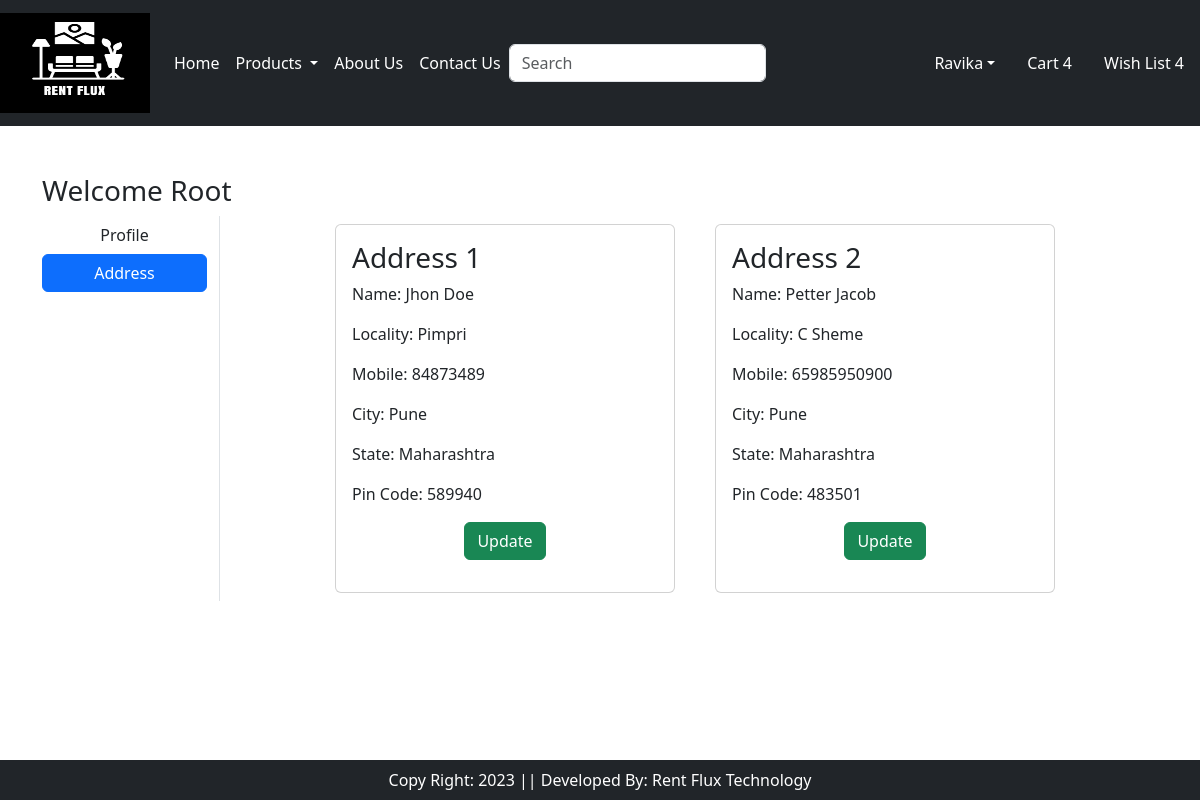
The page /address/ (signed in) on the database its author committed.
### app/models.py (models this page shows, shortened)
class Customer(models.Model):
    user = models.ForeignKey(User,on_delete=models.CASCADE)
    name = models.CharField(max_length=200)
    locality = models.CharField(max_length=200)
    city = models.CharField(max_length=50)
    mobile = models.IntegerField(default=0)
    zipcode = models.IntegerField()
    state = models.CharField(choices=STATE_CHOICES, max_length=100)

### app/views.py (the view)
# urls.py: path("address/", views.address, name='address'),
def address(request):
    add = Customer.objects.filter(user=request.user)
    return render(request,'app/address.html',locals())

### app/templates/app/address.html (shortened to what this page needs)
{% extends 'app/base.html' %}
{% load static %}
{% block main-content %}
<div class="container my-5">
    <div class="row">
        <h3>Welcome <span class="text-capitalize">{{request.user}}</span></h3>
    <div class="col-sm-2 border-end">
        <ul class="list-unstyled">
            <li class="d-grid"><a href="{% url 'profile' %}" class="btn">Profile</a></li>
            <li class="d-grid"><a href="{% url 'address' %}" class="btn btn-primary">Address</a></li>
        </ul>
    </div>
    <div class="col-sm-8 offset-sm-1">
        <div class="row">
            {% for ad in add %}
            <div class="col-sm-6">
                <div class="card m-2">
                    <div class="card-body">
                        <h3>
                            Address {{forloop.counter}}
                        </h3>
                        <p>Name: {{ad.name}}</p>
                        <p>Locality: {{ad.locality}}</p>
                        <p>Mobile: {{ad.mobile}}</p>
                        <p>City: {{ad.city}}</p>
                        <p>State: {{ad.state}}</p>
                        <p>Pin Code: {{ad.zipcode}}</p>
                        <p class="text-center"><a href="{% url 'updateAddress' pk=ad.id %}" type="button" class="btn btn-success">Update</a></p>
                    </div>
                </div>
            </div>
            {% endfor %}
        </div>
    </div>
{% endblock main-content %}

### rows shown on the page
Customer: name "Jhon Doe", locality "Pimpri", mobile "84873489", city "Pune", state "Maharashtra", zipcode "589940"
Customer: name "Petter Jacob", locality "C Sheme", mobile "65985950900", city "Pune", state "Maharashtra", zipcode "483501"

### other values the page prints
{{ request.user }} "Root"
